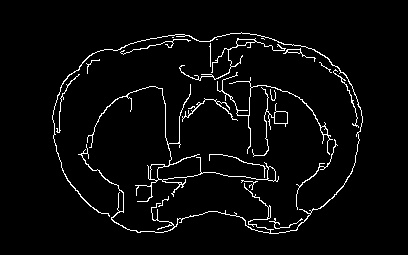
%> input picture Matlab Files/base_edge.jpg, 408 x 255 px
$ octave feature_detection_tests.m   (GNU Octave 9; MATLAB toolbox functions it lacks are replaced by stand-ins)
%> lines starting %> are read from the running program, lines starting %| are printed output that depends on the picture
% base_full = imresize(rgb2gray(imread('full_color_base.jpg')),0.25);
base_lines = imread('base_edge.jpg');
%> base_lines is the input picture: size 255x408 uint8; min 0, max 255, mean 9.7
% base_full = imread('full_template_simplified.jpg');

base_full = imread('template_gray.jpg');
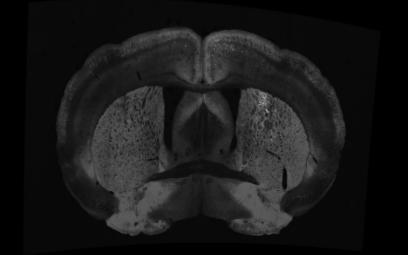
%> input picture Matlab Files/template_gray.jpg, 408 x 255 px
%> base_full is the input picture: size 255x408 uint8; min 0, max 155, mean 24.3
% base_full = rgb2gray(template);

% base_full = imread('base_img_1.jpg');

% Dilation, Erosion, Preprocessing
se = strel('line',5,10);

base_down = imdilate(base_full, se);
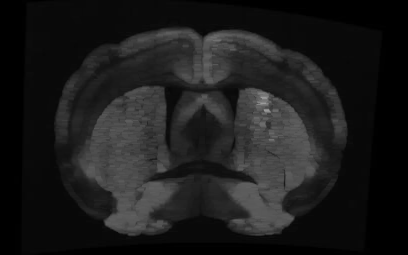
%> base_down: size 255x408 uint8; min 0, max 155, mean 27.5

% base_down = imerode(base_full, se);

% HOG Feature Detection
% cellSize = 8;
% hog_base = vl_hog(im2single(base_full), cellSize, 'verbose', 'numOrientations',3);
% imhog_base = vl_hog('render',hog_base, 'verbose', 'numOrientations',3);
% figure; hold on;
% clf; imagesc(imhog_base); colormap gray;
% hold off;

% MSER Feature Detection
% full_trans = uint8(base_down);
% [full_regions, frames] = vl_mser(full_trans,'MinDiversity',.2,...
%                                     'MaxVariation',1, 'Delta', 7,'BrightOnDark',1,...
%                                     'MinArea',3/300);
% frames = vl_ertr(frames);
% figure;  hold on; imshow(base_down);
% vl_plotframe(frames);
% hold off;

% SIFT
% [frames, descrs] = vl_sift(im2single(base_down), 'FirstOctave',4);
% figure; hold on; imshow(base_down);
% vl_plotframe(frames);
% hold off;

% SURF
%> (the run ends here)
